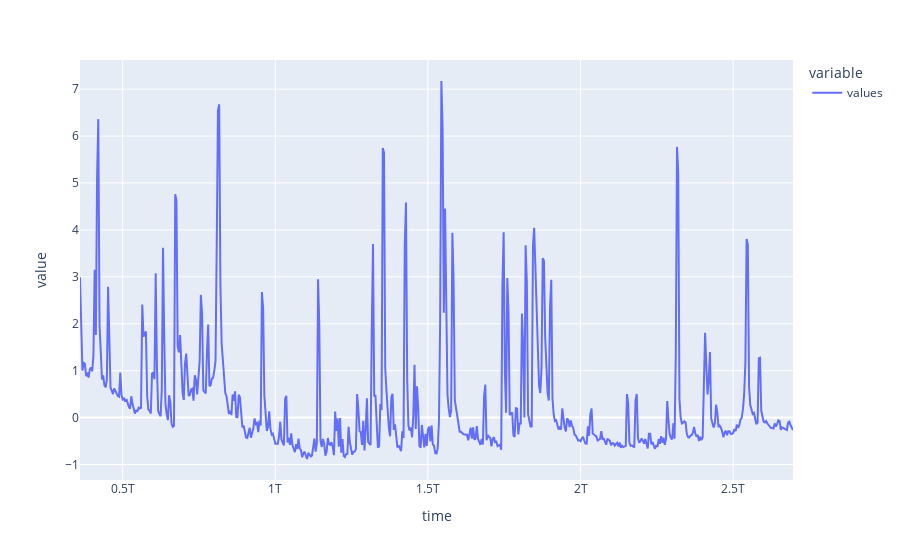

The code cell stored with this chart in its notebook:
### Markdown cell above
## Intervalles de mesures constant
La machine faisant les mesures n'a pas une période d'échantillonage constante, cela est problématique pour l'exploitation des données car chaque courbes aura des points d'échantillonage différents. <br>
On utilise donc la fonction `resample` de `pandas` qui permet de donner un échantilonnage constant Associé à `max` qui permet de conserver le maximum des points qui se trouveront entre deux points d'échantilonnage, dans le but de conserver la taille des différents pics.<br>
Ensuite `interpolate` permet de faire une interpolation polynomiale permettant de completer les points qui n'ont pas encore de valeur.

Avant de faire ceci il faut commencer par convertir le temps qui est un valeur en minutes dans un format compréhensible par `pandas`.

### Code cell
newdf = tools.adaptCurve(df)
print('nouveau nombre de valeur : ', len(newdf), '  ancien nombre de valeur : ', len(df))
newdf.plot()

### Figure 1 — Plotly figure (JSON) as saved in the notebook; plotly's stock layout.template omitted (floating-point values rounded to 4 significant figures; data arrays with more than 128 entries replaced by an {"elided": "..."} marker saying what was removed)
{"data": [{"hovertemplate": "variable=values<br>time=%{x}<br>value=%{y}<extra></extra>", "legendgroup": "values", "line": {"color": "#636efa", "dash": "solid"}, "mode": "lines", "name": "values", "orientation": "v", "showlegend": true, "type": "scatter", "x": {"elided": "585 int values"}, "xaxis": "x", "y": {"elided": "585 float values"}, "yaxis": "y"}], "layout": {"legend": {"title": {"text": "variable"}, "tracegroupgap": 0}, "margin": {"t": 60}, "xaxis": {"anchor": "y", "domain": [0, 1], "title": {"text": "time"}}, "yaxis": {"anchor": "x", "domain": [0, 1], "title": {"text": "value"}}}}
